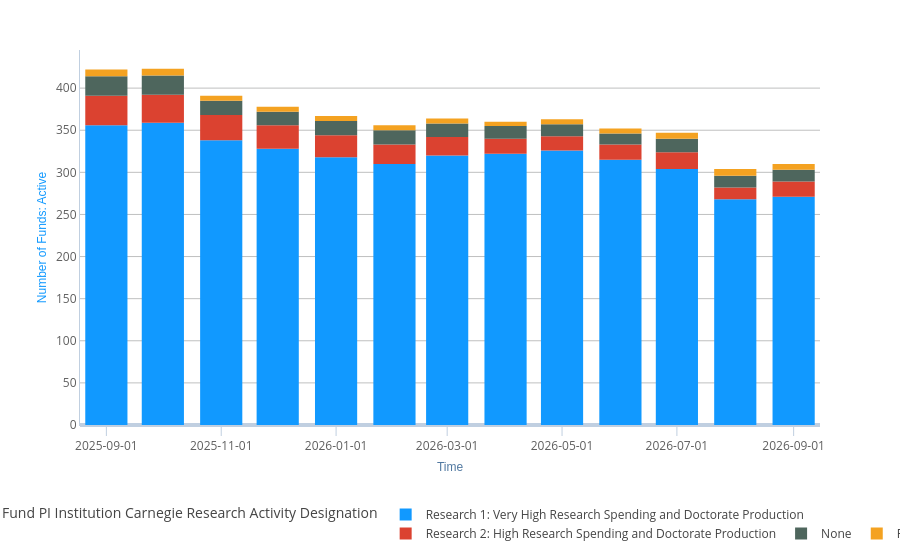

This figure's notebook cell:
### Code cell
# 5. CloudBank Funds: Allocations by Carnegie Research Designation, 1 year
metric_name = 'Number of Funds: Active'

with dw:
    df = dw.get_data(
        duration=plot_duration,
        realm='CloudBankFunds',
        metric=metric_name, 
        dimension='cb_pi_institution_carnegie_research_designation',
        filters={},
        aggregation_unit=plot_aggregation,
    )
plot = px.bar(df, labels={'value': metric_name})
plot.show()

### Figure 1 — Plotly figure (JSON) as saved in the notebook; plotly's stock layout.template omitted (floating-point values rounded to 4 significant figures)
{"data": [{"hovertemplate": "Fund PI Institution Carnegie Research Activity Designation=Research 1: Very High Research Spending and Doctorate Production<br>Time=%{x}<br>Number of Funds: Active=%{y}<extra></extra>", "legendgroup": "Research 1: Very High Research Spending and Doctorate Production", "marker": {"color": "#1199FF", "pattern": {"shape": ""}}, "name": "Research 1: Very High Research Spending and Doctorate Production", "orientation": "v", "showlegend": true, "textposition": "auto", "type": "bar", "x": ["2025-09-01T00:00:00.000000000", "2025-10-01T00:00:00.000000000", "2025-11-01T00:00:00.000000000", "2025-12-01T00:00:00.000000000", "2026-01-01T00:00:00.000000000", "2026-02-01T00:00:00.000000000", "2026-03-01T00:00:00.000000000", "2026-04-01T00:00:00.000000000", "2026-05-01T00:00:00.000000000", "2026-06-01T00:00:00.000000000", "2026-07-01T00:00:00.000000000", "2026-08-01T00:00:00.000000000", "2026-09-01T00:00:00.000000000"], "xaxis": "x", "y": [356.0, 359.0, 338.0, 328.0, 318.0, 310.0, 320.0, 322.0, 326.0, 315.0, 304.0, 268.0, 271.0], "yaxis": "y"}, {"hovertemplate": "Fund PI Institution Carnegie Research Activity Designation=Research 2: High Research Spending and Doctorate Production<br>Time=%{x}<br>Number of Funds: Active=%{y}<extra></extra>", "legendgroup": "Research 2: High Research Spending and Doctorate Production", "marker": {"color": "#DB4230", "pattern": {"shape": ""}}, "name": "Research 2: High Research Spending and Doctorate Production", "orientation": "v", "showlegend": true, "textposition": "auto", "type": "bar", "x": ["2025-09-01T00:00:00.000000000", "2025-10-01T00:00:00.000000000", "2025-11-01T00:00:00.000000000", "2025-12-01T00:00:00.000000000", "2026-01-01T00:00:00.000000000", "2026-02-01T00:00:00.000000000", "2026-03-01T00:00:00.000000000", "2026-04-01T00:00:00.000000000", "2026-05-01T00:00:00.000000000", "2026-06-01T00:00:00.000000000", "2026-07-01T00:00:00.000000000", "2026-08-01T00:00:00.000000000", "2026-09-01T00:00:00.000000000"], "xaxis": "x", "y": [35.0, 33.0, 30.0, 28.0, 26.0, 23.0, 22.0, 18.0, 17.0, 18.0, 20.0, 14.0, 18.0], "yaxis": "y"}, {"hovertemplate": "Fund PI Institution Carnegie Research Activity Designation=None<br>Time=%{x}<br>Number of Funds: Active=%{y}<extra></extra>", "legendgroup": "None", "marker": {"color": "#4E665D", "pattern": {"shape": ""}}, "name": "None", "orientation": "v", "showlegend": true, "textposition": "auto", "type": "bar", "x": ["2025-09-01T00:00:00.000000000", "2025-10-01T00:00:00.000000000", "2025-11-01T00:00:00.000000000", "2025-12-01T00:00:00.000000000", "2026-01-01T00:00:00.000000000", "2026-02-01T00:00:00.000000000", "2026-03-01T00:00:00.000000000", "2026-04-01T00:00:00.000000000", "2026-05-01T00:00:00.000000000", "2026-06-01T00:00:00.000000000", "2026-07-01T00:00:00.000000000", "2026-08-01T00:00:00.000000000", "2026-09-01T00:00:00.000000000"], "xaxis": "x", "y": [23.0, 23.0, 17.0, 16.0, 17.0, 17.0, 16.0, 15.0, 14.0, 13.0, 16.0, 14.0, 14.0], "yaxis": "y"}, {"hovertemplate": "Fund PI Institution Carnegie Research Activity Designation=Research Colleges and Universities<br>Time=%{x}<br>Number of Funds: Active=%{y}<extra></extra>", "legendgroup": "Research Colleges and Universities", "marker": {"color": "#F4A221", "pattern": {"shape": ""}}, "name": "Research Colleges and Universities", "orientation": "v", "showlegend": true, "textposition": "auto", "type": "bar", "x": ["2025-09-01T00:00:00.000000000", "2025-10-01T00:00:00.000000000", "2025-11-01T00:00:00.000000000", "2025-12-01T00:00:00.000000000", "2026-01-01T00:00:00.000000000", "2026-02-01T00:00:00.000000000", "2026-03-01T00:00:00.000000000", "2026-04-01T00:00:00.000000000", "2026-05-01T00:00:00.000000000", "2026-06-01T00:00:00.000000000", "2026-07-01T00:00:00.000000000", "2026-08-01T00:00:00.000000000", "2026-09-01T00:00:00.000000000"], "xaxis": "x", "y": [8.0, 8.0, 6.0, 6.0, 6.0, 6.0, 6.0, 5.0, 6.0, 6.0, 7.0, 8.0, 7.0], "yaxis": "y"}], "layout": {"barmode": "relative", "legend": {"title": {"text": "Fund PI Institution Carnegie Research Activity Designation"}, "tracegroupgap": 0}, "xaxis": {"anchor": "y", "domain": [0, 1], "title": {"text": "Time"}}, "yaxis": {"anchor": "x", "domain": [0, 1], "title": {"text": "Number of Funds: Active"}}}}
